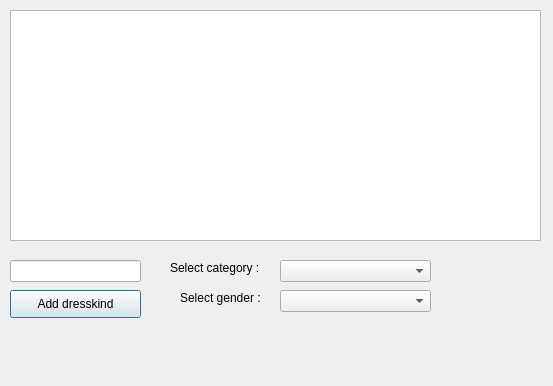
<?xml version="1.0" encoding="UTF-8"?>
<ui version="4.0">
 <class>DressKindWindow</class>
 <widget class="QDialog" name="DressKindWindow">
  <property name="geometry">
   <rect>
    <x>0</x>
    <y>0</y>
    <width>553</width>
    <height>386</height>
   </rect>
  </property>
  <property name="windowTitle">
   <string>Dialog</string>
  </property>
  <widget class="QTableView" name="tableView">
   <property name="geometry">
    <rect>
     <x>10</x>
     <y>10</y>
     <width>531</width>
     <height>231</height>
    </rect>
   </property>
  </widget>
  <widget class="QPushButton" name="add_dresskind">
   <property name="geometry">
    <rect>
     <x>10</x>
     <y>290</y>
     <width>131</width>
     <height>28</height>
    </rect>
   </property>
   <property name="text">
    <string>Add dresskind</string>
   </property>
  </widget>
  <widget class="QLineEdit" name="lineEdit">
   <property name="geometry">
    <rect>
     <x>10</x>
     <y>260</y>
     <width>131</width>
     <height>22</height>
    </rect>
   </property>
  </widget>
  <widget class="QComboBox" name="comboBox_Category">
   <property name="geometry">
    <rect>
     <x>280</x>
     <y>260</y>
     <width>151</width>
     <height>22</height>
    </rect>
   </property>
  </widget>
  <widget class="QComboBox" name="comboBox_Gender">
   <property name="geometry">
    <rect>
     <x>280</x>
     <y>290</y>
     <width>151</width>
     <height>22</height>
    </rect>
   </property>
  </widget>
  <widget class="QLabel" name="label">
   <property name="geometry">
    <rect>
     <x>170</x>
     <y>260</y>
     <width>101</width>
     <height>16</height>
    </rect>
   </property>
   <property name="text">
    <string>Select category : </string>
   </property>
  </widget>
  <widget class="QLabel" name="label_2">
   <property name="geometry">
    <rect>
     <x>180</x>
     <y>290</y>
     <width>91</width>
     <height>16</height>
    </rect>
   </property>
   <property name="text">
    <string>Select gender :</string>
   </property>
  </widget>
 </widget>
 <resources/>
 <connections/>
</ui>
